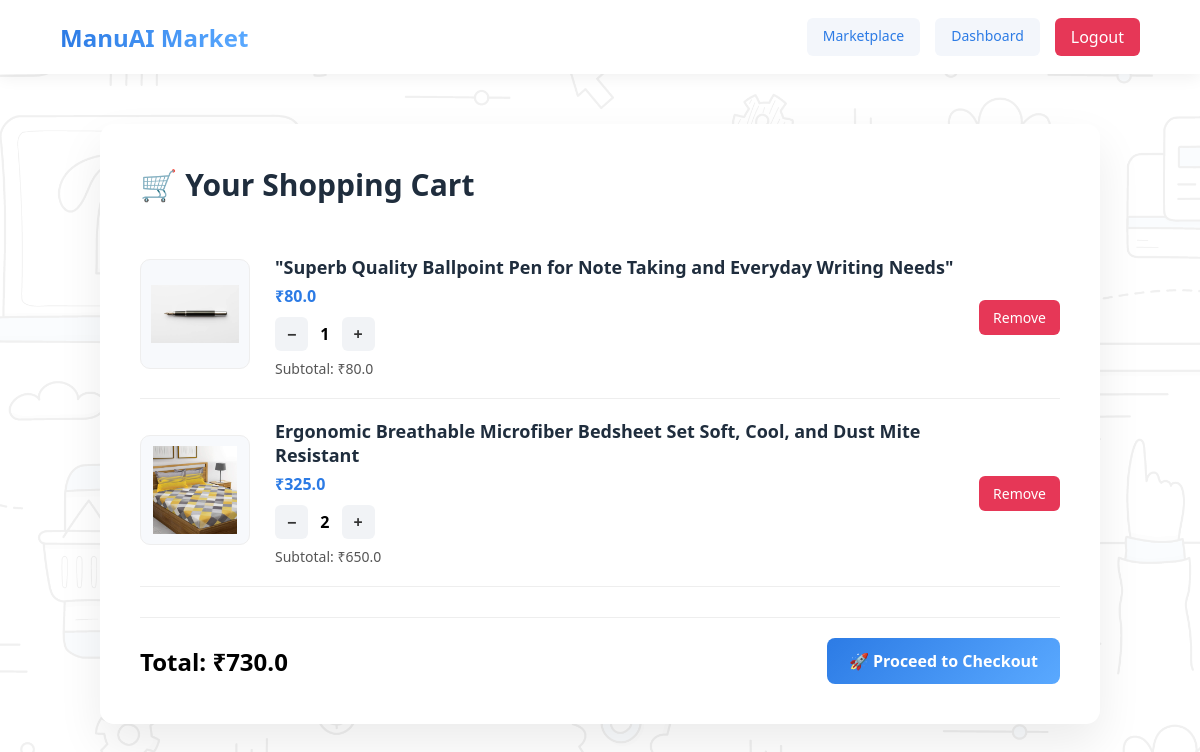
Page /cart (signed in) on the committed database.
### models.py (models this page shows)
class Cart(db.Model):
    id = db.Column(db.Integer, primary_key=True)
    user_id = db.Column(db.Integer, db.ForeignKey('user.id'))
    product_id = db.Column(db.Integer, db.ForeignKey('product.id'))
    quantity = db.Column(db.Integer, default=1)
    product = db.relationship('Product')
    @property
    def subtotal(self):
        return self.product.price * self.quantity

class Product(db.Model):
    __tablename__ = "product"
    id = db.Column(db.Integer, primary_key=True)
    name = db.Column(db.String(200), nullable=False)
    title = db.Column(db.String(300))
    description = db.Column(db.String(1000), nullable=False)
    price = db.Column(db.Float)
    manufacturing_cost = db.Column(db.Float)
    delivery_time = db.Column(db.Integer)
    manufacturing_id = db.Column(db.Integer, db.ForeignKey('user.id'))
    manufacturer = db.relationship('User', backref='products')
    category = db.Column(db.String(100))
    image1 = db.Column(db.String(200))
    image2 = db.Column(db.String(200))
    image3 = db.Column(db.String(200))
    image4 = db.Column(db.String(200))

### app.py (the view)
@app.route("/cart")
def cart():
    if "user_id" not in session:
        return redirect("/")
    cart_items = Cart.query.filter_by(user_id=session["user_id"]).all()
    total = sum(item.subtotal for item in cart_items)
    return render_template("cart.html", products=cart_items, total=total)

### templates/cart.html (shortened to what this page needs)
<!DOCTYPE html>
<html lang="en">
<head>
<link rel="stylesheet" href="{{ url_for('static', filename='css/cart.css') }}">
</head>
<body>
<div class="navbar">
<div class="logo">ManuAI Market</div>
<div class="nav-right">
<a href="/products" class="nav-btn">Marketplace</a>
<a href="/dashboard" class="nav-btn">Dashboard</a>
<a href="/logout" class="logout-btn">Logout</a>
</div>
</div>
<div class="cart-container">
<h1>🛒 Your Shopping Cart</h1>
{% if products %}
<div class="cart-items">
{% for item in products %}
<div class="cart-item">
<div class="cart-image">
<img src="{{ url_for('static', filename='uploads/' + item.product.image1) }}">
</div>
<div class="cart-info">
<h3>{{ item.product.title }}</h3>
<p class="price">₹{{ item.product.price }}</p>
<div class="quantity-controls">
<a href="/decrease-qty/{{ item.product.id }}" class="qty-btn">−</a>
<span class="qty">{{ item.quantity }}</span>
<a href="/increase-qty/{{ item.product.id }}" class="qty-btn">+</a>
</div>
<p class="subtotal">
Subtotal: ₹{{ item.subtotal }}
</p>
</div>
<div class="cart-actions">
<a href="/remove-from-cart/{{ item.product.id }}" class="remove-btn">
Remove
</a>
</div>
</div>
{% endfor %}
</div>
<div class="cart-summary">
<h2>Total: ₹{{ total }}</h2>
<a href="/checkout" class="checkout-btn">
🚀 Proceed to Checkout
</a>
</div>
{% else %}
<div class="empty-cart">
<h2>Your cart is empty 🛍️</h2>
<a href="/products" class="shop-btn">Browse Products</a>
</div>
{% endif %}
</div>
</body>
</html>

### static/css/cart.css (style rules this page uses)
* { margin:0; padding:0; box-sizing:border-box; font-family:'Segoe UI',sans-serif; }
body { min-height:100vh; background:url("../images/background image.jpg") no-repeat center center; background-size:cover; position:relative; }
body::before { content:""; position:fixed; top:0; left:0; width:100%; height:100%; background:rgba(255,255,255,0.94); z-index:-1; }
.navbar { display:flex; justify-content:space-between; align-items:center; padding:18px 60px; background:white; box-shadow:0 4px 15px rgba(0,0,0,0.06); position:sticky; top:0; z-index:100; }
.logo { font-size:24px; font-weight:700; background:linear-gradient(90deg,#2c7be5,#5aa9ff); background-clip: text; -webkit-background-clip:text; -webkit-text-fill-color:transparent; }
.nav-right { display:flex; gap:15px; }
.nav-btn { text-decoration:none; background:#f3f6fb; color:#2c7be5; padding:8px 16px; border-radius:6px; font-size:14px; transition:0.2s; }
.logout-btn { text-decoration:none; background:#e63757; color:white; padding:8px 16px; border-radius:6px; }
.cart-container { max-width:1000px; margin:50px auto; background:white; padding:40px; border-radius:14px; box-shadow:0 20px 45px rgba(0,0,0,0.08); transition:0.3s; }
.cart-container h1 { margin-bottom:30px; font-size:30px; color:#1f2d3d; }
.cart-item { display:flex; align-items:center; gap:25px; padding:20px 0; border-bottom:1px solid #eee; transition:0.25s; }
.cart-image img { width:110px; height:110px; object-fit:contain; background:#f7f9fc; padding:10px; border-radius:10px; border:1px solid #eee; }
.cart-info { flex:1; }
.cart-info h3 { font-size:18px; margin-bottom:6px; color:#1f2d3d; }
.price { color:#2c7be5; font-weight:600; margin-bottom:10px; }
.quantity-controls { display:flex; align-items:center; gap:12px; margin-bottom:8px; }
.qty-btn { background:#f1f3f6; padding:6px 12px; border-radius:6px; text-decoration:none; font-weight:600; color:#333; transition:0.2s; }
.qty { font-size:16px; font-weight:600; }
.subtotal { font-size:14px; color:#555; }
.remove-btn { text-decoration:none; background:#e63757; color:white; padding:8px 14px; border-radius:6px; font-size:14px; transition:0.2s; }
.cart-summary { display:flex; justify-content:space-between; align-items:center; margin-top:30px; padding-top:20px; border-top:1px solid #eee; }
.checkout-btn { background:linear-gradient(135deg,#2c7be5,#5aa9ff); color:white; text-decoration:none; padding:12px 22px; border-radius:8px; font-weight:600; transition:0.25s; }

### rows in the picture
Cart: image1 (picture), product "\"Superb Quality Ballpoint Pen for Note Taking and Everyday Writing Needs\"", product.price "80.0", quantity "1", subtotal "80.0"
Cart: image1 (picture), product "Ergonomic Breathable Microfiber Bedsheet Set Soft, Cool, and Dust Mite Resistant", product.price "325.0", quantity "2", subtotal "650.0"

### other values in the picture
{{ total }} "730.0"
